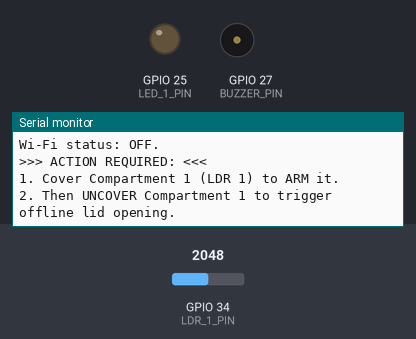
A sketch run on a simulated ESP32. Parts: output pins drawn as LEDs (lit = HIGH), buzzer (waves = sounding, pin HIGH), the last lines printed to the serial monitor. The test bench sets the inputs (shaded band); at power-on: GPIO 34 (LDR_1_PIN) = 2048. WiFi joins after 1.5 s; servers stay silent unless stated; uploads are accepted with an empty reply; the local clock reads 2024-03-15 10:24:30 at power-on unless the sketch sets it; EEPROM starts erased.

Above: at 4.4 s.
4.5 s: GPIO 34 (LDR_1_PIN) set to 960
At 5.0 s:
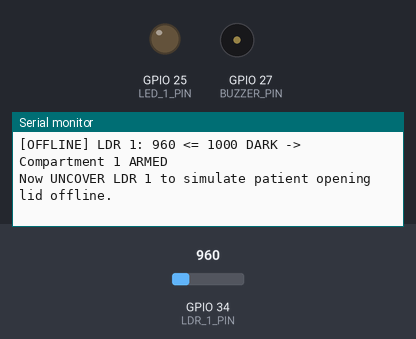
6.1 s: GPIO 34 (LDR_1_PIN) set to 1040
At 7.1 s:
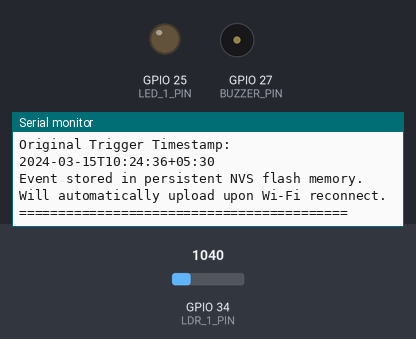

Measured:
- after the input at 4.5 s, the serial monitor: prints a new line after 0.13 s (image 1)
- after the input at 6.1 s, the serial monitor: prints a new line after 0.14 s (image 2)

The sketch:

dosesure_esp32_phase10_offline_queue.ino
```cpp
// =========================================================================
// DOSESURE ESP32 SMART PILLBOX — PHASE 10 OFFLINE EVENT QUEUE FIRMWARE
// =========================================================================
// Workflow:
// 1. Syncs NTP time while connected to establish accurate system time.
// 2. Disconnects Wi-Fi.
// 3. User opens compartment while offline.
// 4. ESP32 captures original trigger timestamp and saves event to NVS queue.
// 5. ESP32 reconnects to Wi-Fi.
// 6. Automatically uploads the queued event with its ORIGINAL timestamp preserved.
// 7. Backend returns HTTP 200 OK, and ESP32 clears the pending queue.
// =========================================================================

#include <WiFi.h>
#include <HTTPClient.h>
#include <Preferences.h>
#include <time.h>

Preferences prefs;

// Wi-Fi Configuration
const char* WIFI_SSID     = "NIRMAAN-2026";
const char* WIFI_PASSWORD = "Nirmaan25hr";

// DoseSure Server Configuration
const char* SERVER_HOST = "10.110.6.124";
const int   SERVER_PORT = 3000;
const char* DEVICE_ID   = "BOX01";
const char* PATIENT_ID  = "DS-TB-1024";

// Hardware Pins (PRESERVED)
const int LDR_1_PIN  = 34;
const int LED_1_PIN  = 25;
const int BUZZER_PIN = 27;

const int LDR_1_THRESHOLD = 1000;

bool dose1Armed = false;
unsigned long eventCounter = 0;

// Test State Machine
enum TestState {
  STATE_SYNC_TIME,
  STATE_DISCONNECT_WIFI,
  STATE_WAIT_FOR_OFFLINE_OPEN,
  STATE_EVENT_QUEUED,
  STATE_RECONNECTING_WIFI,
  STATE_UPLOAD_PENDING,
  STATE_TEST_COMPLETE
};

TestState currentState = STATE_SYNC_TIME;
unsigned long stateTimer = 0;

String getNextEventId() {
  eventCounter++;
  prefs.begin("dosesure", false);
  prefs.putULong("ev_cnt", eventCounter);
  prefs.end();

  char buf[32];
  snprintf(buf, sizeof(buf), "%s-%06lu", DEVICE_ID, eventCounter);
  return String(buf);
}

// -------------------------------------------------------------------------
// Persistent Queue Management (NVS)
// -------------------------------------------------------------------------
void queueEventLocally(const String& eventPayload, const String& originalTime) {
  prefs.begin("dosesure_q", false);
  prefs.putString("payload", eventPayload);
  prefs.putString("orig_time", originalTime);
  prefs.putBool("pending", true);
  prefs.end();

  Serial.println("\n==========================================");
  Serial.println(">>> [OFFLINE QUEUE] EVENT SAVED LOCALLY! <<<");
  Serial.print("Original Trigger Timestamp: ");
  Serial.println(originalTime);
  Serial.println("Event stored in persistent NVS flash memory.");
  Serial.println("Will automatically upload upon Wi-Fi reconnect.");
  Serial.println("==========================================\n");
}

bool hasPendingQueue() {
  prefs.begin("dosesure_q", true);
  bool pending = prefs.getBool("pending", false);
  prefs.end();
  return pending;
}

String getPendingPayload() {
  prefs.begin("dosesure_q", true);
  String p = prefs.getString("payload", "");
  prefs.end();
  return p;
}

String getPendingOriginalTime() {
  prefs.begin("dosesure_q", true);
  String t = prefs.getString("orig_time", "");
  prefs.end();
  return t;
}

void clearPendingQueue() {
  prefs.begin("dosesure_q", false);
  prefs.putBool("pending", false);
  prefs.putString("payload", "");
  prefs.putString("orig_time", "");
  prefs.end();
  Serial.println("[OFFLINE QUEUE] Pending queue successfully CLEARED from flash memory.");
}

void uploadQueuedEvent() {
  if (!hasPendingQueue()) return;

  String body = getPendingPayload();
  String origTime = getPendingOriginalTime();

  Serial.println("\n------------------------------------------------------------");
  Serial.println("[OFFLINE QUEUE UPLOAD] Uploading queued event to DoseSure...");
  Serial.print("Preserved Original Timestamp : ");
  Serial.println(origTime);
  Serial.print("Payload                      : ");
  Serial.println(body);

  HTTPClient http;
  String eventUrl = "http://" + String(SERVER_HOST) + ":" + String(SERVER_PORT) + "/api/hardware/event";
  http.begin(eventUrl);
  http.addHeader("Content-Type", "application/json");

  int code = http.POST(body);
  if (code == 200) {
    String resp = http.getString();
    Serial.println("\n************************************************************");
    Serial.println("[BACKEND ACKNOWLEDGED] Upload confirmed by DoseSure server!");
    Serial.println("Server Response: " + resp);
    Serial.println("************************************************************");
    clearPendingQueue();
  } else {
    Serial.printf("[UPLOAD FAILED] HTTP Code %d. Will retry.\n", code);
  }
  http.end();
  Serial.println("------------------------------------------------------------\n");
}

void setup() {
  Serial.begin(115200);
  delay(1500);

  Serial.println("\n==========================================");
  Serial.println("   DOSESURE — PHASE 10 OFFLINE QUEUE TEST ");
  Serial.println("==========================================");

  pinMode(LDR_1_PIN, INPUT);
  pinMode(LED_1_PIN, OUTPUT);
  pinMode(BUZZER_PIN, OUTPUT);
  digitalWrite(LED_1_PIN, LOW);
  digitalWrite(BUZZER_PIN, LOW);

  prefs.begin("dosesure", false);
  eventCounter = prefs.getULong("ev_cnt", 0);
  prefs.end();

  // 1. Initial Connection & NTP Sync
  WiFi.disconnect(true);
  delay(200);
  WiFi.mode(WIFI_STA);
  WiFi.setSleep(false);
  WiFi.begin(WIFI_SSID, WIFI_PASSWORD);

  int attempts = 0;
  Serial.print("Connecting to Wi-Fi for initial clock sync");
  while (WiFi.status() != WL_CONNECTED && attempts < 30) {
    delay(500);
    Serial.print(".");
    attempts++;
  }

  if (WiFi.status() == WL_CONNECTED) {
    Serial.println("\nWi-Fi connected!");
    configTime(19800, 0, "pool.ntp.org", "time.nist.gov");
    struct tm ti;
    int ntpAttempts = 0;
    while (!getLocalTime(&ti) && ntpAttempts < 20) {
      delay(500);
      Serial.print(".");
      ntpAttempts++;
    }
    if (getLocalTime(&ti)) {
      Serial.println("\nNTP clock synchronized successfully!");
      Serial.println(&ti, "Current Time: %Y-%m-%d %H:%M:%S");
    }

    // Step 2: Now simulate offline network drop
    Serial.println("\n[PHASE 10 TEST] Disconnecting Wi-Fi to create OFFLINE scenario...");
    WiFi.disconnect(true);
    WiFi.mode(WIFI_OFF);
    Serial.println("Wi-Fi status: OFF.");
    Serial.println("\n>>> ACTION REQUIRED: <<<");
    Serial.println("1. Cover Compartment 1 (LDR 1) to ARM it.");
    Serial.println("2. Then UNCOVER Compartment 1 to trigger offline lid opening.");

    currentState = STATE_WAIT_FOR_OFFLINE_OPEN;
  }
}

void loop() {
  int ldr1 = analogRead(LDR_1_PIN);

  struct tm timeinfo;
  bool clockOk = getLocalTime(&timeinfo, 10);

  // -----------------------------------------------------------------------
  // STATE 1: Waiting for offline compartment open
  // -----------------------------------------------------------------------
  if (currentState == STATE_WAIT_FOR_OFFLINE_OPEN) {
    // Arming
    if (!dose1Armed && ldr1 <= LDR_1_THRESHOLD) {
      dose1Armed = true;
      Serial.printf("[OFFLINE] LDR 1: %d <= 1000 DARK -> Compartment 1 ARMED\n", ldr1);
      Serial.println("Now UNCOVER LDR 1 to simulate patient opening lid offline.");
    }

    // Trigger opening
    if (dose1Armed && ldr1 > LDR_1_THRESHOLD) {
      dose1Armed = false;

      // Capture exact trigger timestamp
      char origTimeStr[40];
      if (clockOk) {
        strftime(origTimeStr, sizeof(origTimeStr), "%Y-%m-%dT%H:%M:%S+05:30", &timeinfo);
      } else {
        snprintf(origTimeStr, sizeof(origTimeStr), "millis-%lu", millis());
      }

      String eventId = getNextEventId();

      String jsonPayload = "{";
      jsonPayload += "\"event_id\":\""    + eventId + "\",";
      jsonPayload += "\"device_id\":\""   + String(DEVICE_ID) + "\",";
      jsonPayload += "\"patient_id\":\""  + String(PATIENT_ID) + "\",";
      jsonPayload += "\"compartment\":1,";
      jsonPayload += "\"event_type\":\"COMPARTMENT_OPENED\",";
      jsonPayload += "\"event_time\":\""  + String(origTimeStr) + "\",";
      jsonPayload += "\"ldr_value\":"    + String(ldr1);
      jsonPayload += "}";

      // Save to offline persistent queue
      queueEventLocally(jsonPayload, String(origTimeStr));

      currentState = STATE_EVENT_QUEUED;
      stateTimer = millis();
    }
  }

  // -----------------------------------------------------------------------
  // STATE 2: Event is queued offline. Wait 5 seconds, then reconnect Wi-Fi!
  // -----------------------------------------------------------------------
  else if (currentState == STATE_EVENT_QUEUED) {
    if (millis() - stateTimer >= 5000) {
      Serial.println("\n[PHASE 10 TEST] Now restoring Wi-Fi connectivity to flush queue...");
      WiFi.mode(WIFI_STA);
      WiFi.begin(WIFI_SSID, WIFI_PASSWORD);
      currentState = STATE_RECONNECTING_WIFI;
      stateTimer = millis();
    }
  }

  // -----------------------------------------------------------------------
  // STATE 3: Reconnecting Wi-Fi
  // -----------------------------------------------------------------------
  else if (currentState == STATE_RECONNECTING_WIFI) {
    if (WiFi.status() == WL_CONNECTED) {
      Serial.println("\nWi-Fi connection RESTORED!");
      Serial.print("ESP32 Local IP: ");
      Serial.println(WiFi.localIP());

      currentState = STATE_UPLOAD_PENDING;
    } else {
      delay(500);
      Serial.print(".");
    }
  }

  // -----------------------------------------------------------------------
  // STATE 4: Upload queued pending event
  // -----------------------------------------------------------------------
  else if (currentState == STATE_UPLOAD_PENDING) {
    uploadQueuedEvent();
    currentState = STATE_TEST_COMPLETE;
    Serial.println("==========================================");
    Serial.println("PHASE 10 OFFLINE QUEUE TEST COMPLETE!");
    Serial.println("==========================================");
  }

  delay(200);
}
```
